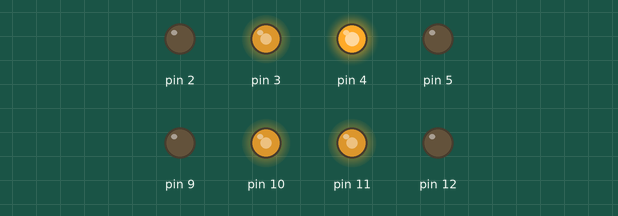
Simulated run of this sketch. Board: Arduino Uno, built with avr-gcc and run on an emulated ATmega328P. Shown: output pins drawn as LEDs (lit = HIGH).

Above: at 0.1 s.
Timing chart, 0 to 1.6 s (numbered marks = the images above):
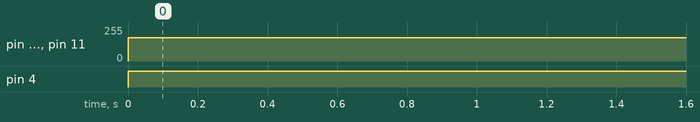

Measured:
- by itself, pin 3, pin 10, pin 11: 0/255 → 176/255 at 0.00 s
- by itself, pin 4: LOW → HIGH at 0.00 s

The sketch:

Main.ino
```cpp
#include "RobotController.h"
#include "Motor.h"


// LOS PINES DE LOS MOTORES TALVES ESTAN ALREVES. Ejem [10,9] en vez de [9, 10]
uint8_t pinMotorLF[2]{9,10};
uint8_t pinMotorLB[2]{4,5};
uint8_t pinMotorRF[2]{11,12};
uint8_t pinMotorRB[2]{2,3};

Motor motorLF(pinMotorLF[0], pinMotorLF[1]);
Motor motorLB(pinMotorLB[0], pinMotorLB[1]);
Motor motorRF(pinMotorRF[0], pinMotorRF[1]);
Motor motorRB(pinMotorRB[0], pinMotorRB[1]);

RobotController robotController(motorLF, motorLB,
    motorRF, motorRB);

void setup() {

    // SETUP UP NRF24
}

void loop() {
    uint8_t arrayCommands[5];

    //READ COMMAND ARRAY

    robotController.parseNewCommand(arrayCommands);
}
```

Motor.h
```cpp
#ifndef MOTOR_H
#define MOTOR_H

class Motor{
public:
    Motor(uint8_t pinFront, uint8_t pinBack);

    void forward(uint8_t velocity);
    void backward(uint8_t velocity);
    void stop();

private:
    const uint8_t pinFront;
    const uint8_t pinBack;

};


Motor::Motor(uint8_t pinFront, uint8_t pinBack) :
    pinFront(pinFront), pinBack(pinBack) {
    pinMode(pinFront, OUTPUT);
    pinMode(pinBack, OUTPUT);
}

void Motor::forward(uint8_t velocity) {
    analogWrite(pinFront, velocity);
    analogWrite(pinBack, 0);
}

void Motor::backward(uint8_t velocity) {
    analogWrite(pinFront, 0);
    analogWrite(pinBack, velocity);
}

void Motor::stop() {
    analogWrite(pinFront, 0);
    analogWrite(pinBack, 0);
}


#endif
```

RobotController.h
```cpp
#ifndef ROBOT_CONTROLLER_H
#define ROBOT_CONTROLLER_H

#include "math.h"
#include "Motor.h"

class RobotController {
public:
    RobotController(const Motor motorLF, const Motor motorLB, const Motor motorRF, const Motor motorRB);

    void parseNewCommand(uint8_t commandArray[5]);


private:
    void moveWithCommandsValue(uint8_t commandArray[5]);
    void fromRectangularOfControllerToPolar(int xComponent, int yComponent, int &magnitud, int &angle);
    int fromPiMinusPiPlusTo360Angle(double angle);

    const int HALF_VALUE_JOYSTICK = 127;

    const Motor motorLF;
    const Motor motorLB;
    const Motor motorRF;
    const Motor motorRB;

};


RobotController::RobotController(const Motor motorLF,
    const Motor motorLB, const Motor motorRF,
    const Motor motorRB) : motorLF(motorLF), motorLB(motorLB),
    motorRF(motorRF), motorRB(motorRB) {

}


void RobotController::parseNewCommand(uint8_t commandArray[5]) {
    this->moveWithCommandsValue(commandArray);
}


void RobotController::moveWithCommandsValue(uint8_t commandArray[5]) {
    int magnitud, angle;
    fromRectangularOfControllerToPolar(commandArray[1], commandArray[0],
        magnitud, angle);

    if (magnitud >= 25) {
        // Preferencia a movernos con joystick 1

        if (angle >= 45 and angle <= 135) {
            motorLF.forward(magnitud);
            motorLB.forward(magnitud);
            motorRF.forward(magnitud);
            motorRB.forward(magnitud);
        } else if (angle >= 225 and angle <= 315) {
            motorLF.backward(magnitud);
            motorLB.backward(magnitud);
            motorRF.backward(magnitud);
            motorRB.backward(magnitud);
        } else if (angle > 135 and angle < 225) {
            motorLF.backward(magnitud);
            motorLB.forward(magnitud);
            motorRF.forward(magnitud);
            motorRB.backward(magnitud);
        } else {
            motorLF.forward(magnitud);
            motorLB.backward(magnitud);
            motorRF.backward(magnitud);
            motorRB.forward(magnitud);
        }

    } else {
        // The Joystick 2
        fromRectangularOfControllerToPolar(commandArray[3],
            commandArray[2], magnitud, angle);

        if (magnitud >= 25) {
            if (angle > 135 and angle < 225) {
                motorLF.backward(magnitud);
                motorLB.backward(magnitud);
                motorRF.forward(magnitud);
                motorRB.forward(magnitud);
            } else if (angle < 45 or angle > 315) {
                motorLF.forward(magnitud);
                motorLB.forward(magnitud);
                motorRF.backward(magnitud);
                motorRB.backward(magnitud);
            }

        } else {
            motorLF.stop();
            motorLB.stop();
            motorRF.stop();
            motorRB.stop();
        }

    }

}


int RobotController::fromPiMinusPiPlusTo360Angle(double angle) {
    int degreeValue = (int) round((angle * 180.0) / M_PI);

    if (degreeValue < 0) {
        return 360 + degreeValue;
    } else {
        return degreeValue;
    }
}


void RobotController::fromRectangularOfControllerToPolar(
    int xComponent, int yComponent, int &magnitud,
    int &angle) {

    magnitud = sqrt(pow(xComponent - HALF_VALUE_JOYSTICK, 2)  +
        pow(yComponent - HALF_VALUE_JOYSTICK, 2));

    double angleDouble = atan2(xComponent - HALF_VALUE_JOYSTICK,
        yComponent - HALF_VALUE_JOYSTICK);
    angle = this->fromPiMinusPiPlusTo360Angle(angleDouble);
}


#endif
```
